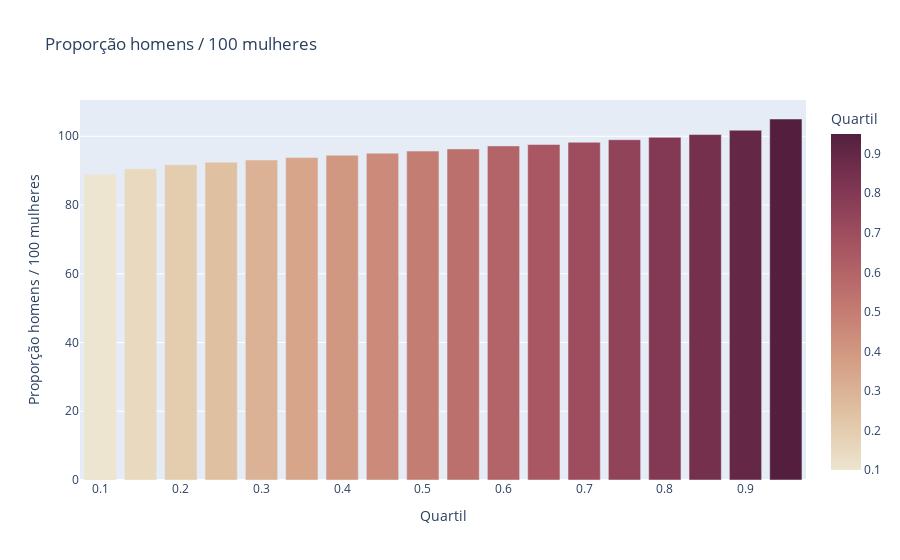

Write notebook code for a chart like this one.
### Markdown cell above
A  4° hipótese confirmou que zipcodes com uma proporção maior de pessoas do gênero feminino do que do gênero masculino tendem a utilizar os laboratórios com maior frequência, sendo assim, procuraremos por zipcodes que tenham essa proporção maior.

### Code cell
quartis = top_10_DemographicData_ZCTAs['SexRatio(males per 100 females)'].quantile([0.1,0.15,0.2,0.25,0.3,0.35,0.4,0.45,0.5,0.55,0.6,0.65,0.7,0.75,0.8,0.85,0.9,0.95])
quartis = quartis.to_frame()
quartis.reset_index(inplace=True)
quartis.columns = ['quartil', 'SexRatio(males per 100 females)']
fig = px.bar(quartis, 
             x='quartil', 
             y="SexRatio(males per 100 females)", 
             barmode='group',
             labels={
                     "quartil": "Quartil",
                     "SexRatio(males per 100 females)": "Proporção homens / 100 mulheres"
                 },
             title="Proporção homens / 100 mulheres",
             color="quartil",
             color_continuous_scale="brwnyl",
             )
fig.show()

### Figure 1 — Plotly figure (JSON) as saved in the notebook; plotly's stock layout.template omitted (floating-point values rounded to 4 significant figures)
{"data": [{"alignmentgroup": "True", "hovertemplate": "Quartil=%{marker.color}<br>Proporção homens / 100 mulheres=%{y}<extra></extra>", "legendgroup": "", "marker": {"color": [0.1, 0.15, 0.2, 0.25, 0.3, 0.35, 0.4, 0.45, 0.5, 0.55, 0.6, 0.65, 0.7, 0.75, 0.8, 0.85, 0.9, 0.95], "coloraxis": "coloraxis", "pattern": {"shape": ""}}, "name": "", "offsetgroup": "", "orientation": "v", "showlegend": false, "textposition": "auto", "type": "bar", "x": [0.1, 0.15, 0.2, 0.25, 0.3, 0.35, 0.4, 0.45, 0.5, 0.55, 0.6, 0.65, 0.7, 0.75, 0.8, 0.85, 0.9, 0.95], "xaxis": "x", "y": [88.95, 90.53, 91.7, 92.47, 93.1, 93.8, 94.5, 95.07, 95.7, 96.33, 97.2, 97.6, 98.25, 99, 99.7, 100.5, 101.8, 105.0], "yaxis": "y"}], "layout": {"barmode": "group", "coloraxis": {"colorbar": {"title": {"text": "Quartil"}}, "colorscale": [[0, "rgb(237, 229, 207)"], [0.1667, "rgb(224, 194, 162)"], [0.3333, "rgb(211, 156, 131)"], [0.5, "rgb(193, 118, 111)"], [0.6667, "rgb(166, 84, 97)"], [0.8333, "rgb(129, 55, 83)"], [1, "rgb(84, 31, 63)"]]}, "legend": {"tracegroupgap": 0}, "title": {"text": "Proporção homens / 100 mulheres"}, "xaxis": {"anchor": "y", "domain": [0, 1], "title": {"text": "Quartil"}}, "yaxis": {"anchor": "x", "domain": [0, 1], "title": {"text": "Proporção homens / 100 mulheres"}}}}
